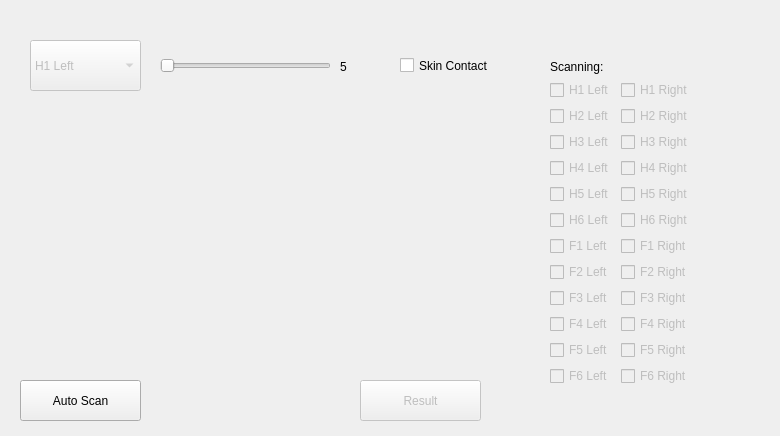
    <widget class="QWidget" name="tab_2">
     <attribute name="title">
      <string>Data Collection</string>
     </attribute>
     <widget class="QCheckBox" name="skinContactChecked">
      <property name="geometry">
       <rect>
        <x>400</x>
        <y>50</y>
        <width>111</width>
        <height>31</height>
       </rect>
      </property>
      <property name="text">
       <string>Skin Contact</string>
      </property>
     </widget>
     <widget class="QSlider" name="horizontalSlider">
      <property name="enabled">
       <bool>false</bool>
      </property>
      <property name="geometry">
       <rect>
        <x>160</x>
        <y>40</y>
        <width>171</width>
        <height>51</height>
       </rect>
      </property>
      <property name="orientation">
       <enum>Qt::Horizontal</enum>
      </property>
     </widget>
     <widget class="QLabel" name="sliderValue">
      <property name="geometry">
       <rect>
        <x>340</x>
        <y>56</y>
        <width>61</width>
        <height>21</height>
       </rect>
      </property>
      <property name="text">
       <string>5</string>
      </property>
     </widget>
     <widget class="QComboBox" name="dropdown">
      <property name="enabled">
       <bool>false</bool>
      </property>
      <property name="geometry">
       <rect>
        <x>30</x>
        <y>40</y>
        <width>111</width>
        <height>51</height>
       </rect>
      </property>
      <property name="currentIndex">
       <number>0</number>
      </property>
      <item>
       <property name="text">
        <string>H1 Left</string>
       </property>
      </item>
      <item>
       <property name="text">
        <string>H1 Right</string>
       </property>
      </item>
      <item>
       <property name="text">
        <string>H2 Left</string>
       </property>
      </item>
      <item>
       <property name="text">
        <string>H2 Right</string>
       </property>
      </item>
      <item>
       <property name="text">
        <string>H3 Left</string>
       </property>
      </item>
      <item>
       <property name="text">
        <string>H3 Right</string>
       </property>
      </item>
      <item>
       <property name="text">
        <string>H4 Left</string>
       </property>
      </item>
      <item>
       <property name="text">
        <string>H4 Right</string>
       </property>
      </item>
      <item>
       <property name="text">
        <string>H5 Left</string>
       </property>
      </item>
      <item>
       <property name="text">
        <string>H5 Right</string>
       </property>
      </item>
      <item>
       <property name="text">
        <string>H6 Left</string>
       </property>
      </item>
      <item>
       <property name="text">
        <string>H6 Right</string>
       </property>
      </item>
      <item>
       <property name="text">
        <string>F1 Left</string>
       </property>
      </item>
      <item>
       <property name="text">
        <string>F1 Right</string>
       </property>
      </item>
      <item>
       <property name="text">
        <string>F2 Left</string>
       </property>
      </item>
      <item>
       <property name="text">
        <string>F2 Right</string>
       </property>
      </item>
      <item>
       <property name="text">
        <string>F3 Left</string>
       </property>
      </item>
      <item>
       <property name="text">
        <string>F3 Right</string>
       </property>
      </item>
      <item>
       <property name="text">
        <string>F4 Left</string>
       </property>
      </item>
      <item>
       <property name="text">
        <string>F4 Right</string>
       </property>
      </item>
      <item>
       <property name="text">
        <string>F5 Left</string>
       </property>
      </item>
      <item>
       <property name="text">
        <string>F5 Right</string>
       </property>
      </item>
      <item>
       <property name="text">
        <string>F6 Left</string>
       </property>
      </item>
      <item>
       <property name="text">
        <string>F6 Right</string>
       </property>
      </item>
     </widget>
     <widget class="QPushButton" name="result">
      <property name="enabled">
       <bool>false</bool>
      </property>
      <property name="geometry">
       <rect>
        <x>360</x>
        <y>380</y>
        <width>121</width>
        <height>41</height>
       </rect>
      </property>
      <property name="text">
       <string>Result</string>
      </property>
      <property name="checkable">
       <bool>false</bool>
      </property>
     </widget>
     <widget class="QWidget" name="formLayoutWidget_2">
      <property name="geometry">
       <rect>
        <x>550</x>
        <y>60</y>
        <width>221</width>
        <height>367</height>
       </rect>
      </property>
      <layout class="QFormLayout" name="formLayout_2">
       <item row="5" column="1">
        <widget class="QCheckBox" name="checkboxH5Right">
         <property name="enabled">
          <bool>false</bool>
         </property>
         <property name="text">
          <string>H5 Right</string>
         </property>
         <property name="checkable">
          <bool>true</bool>
         </property>
         <property name="checked">
          <bool>false</bool>
         </property>
        </widget>
       </item>
       <item row="4" column="1">
        <widget class="QCheckBox" name="checkboxH4Right">
         <property name="enabled">
          <bool>false</bool>
         </property>
         <property name="text">
          <string>H4 Right</string>
         </property>
         <property name="checkable">
          <bool>true</bool>
         </property>
        </widget>
       </item>
       <item row="4" column="0">
        <widget class="QCheckBox" name="checkboxH4Left">
         <property name="enabled">
          <bool>false</bool>
         </property>
         <property name="text">
          <string>H4 Left</string>
         </property>
         <property name="checkable">
          <bool>true</bool>
         </property>
        </widget>
       </item>
       <item row="1" column="0">
        <widget class="QCheckBox" name="checkboxH1Left">
         <property name="enabled">
          <bool>false</bool>
         </property>
         <property name="text">
          <string>H1 Left</string>
         </property>
         <property name="checkable">
          <bool>true</bool>
         </property>
        </widget>
       </item>
       <item row="3" column="0">
        <widget class="QCheckBox" name="checkboxH3Left">
         <property name="enabled">
          <bool>false</bool>
         </property>
         <property name="text">
          <string>H3 Left</string>
         </property>
         <property name="checkable">
          <bool>true</bool>
         </property>
        </widget>
       </item>
       <item row="1" column="1">
        <widget class="QCheckBox" name="checkboxH1Right">
         <property name="enabled">
          <bool>false</bool>
         </property>
         <property name="text">
          <string>H1 Right</string>
         </property>
         <property name="checkable">
          <bool>true</bool>
         </property>
         <property name="autoRepeatDelay">
          <number>295</number>
         </property>
        </widget>
       </item>
       <item row="3" column="1">
        <widget class="QCheckBox" name="checkboxH3Right">
         <property name="enabled">
          <bool>false</bool>
         </property>
         <property name="text">
          <string>H3 Right</string>
         </property>
         <property name="checkable">
          <bool>true</bool>
         </property>
        </widget>
       </item>
       <item row="2" column="0">
        <widget class="QCheckBox" name="checkboxH2Left">
         <property name="enabled">
          <bool>false</bool>
         </property>
         <property name="text">
          <string>H2 Left</string>
         </property>
         <property name="checkable">
          <bool>true</bool>
         </property>
        </widget>
       </item>
       <item row="2" column="1">
        <widget class="QCheckBox" name="checkboxH2Right">
         <property name="enabled">
          <bool>false</bool>
         </property>
         <property name="text">
          <string>H2 Right</string>
         </property>
         <property name="checkable">
          <bool>true</bool>
         </property>
        </widget>
       </item>
       <item row="5" column="0">
        <widget class="QCheckBox" name="checkboxH5Left">
         <property name="enabled">
          <bool>false</bool>
         </property>
         <property name="text">
          <string>H5 Left</string>
         </property>
         <property name="checkable">
          <bool>true</bool>
         </property>
        </widget>
       </item>
       <item row="6" column="0">
        <widget class="QCheckBox" name="checkboxH6Left">
         <property name="enabled">
          <bool>false</bool>
         </property>
         <property name="text">
          <string>H6 Left</string>
         </property>
         <property name="checkable">
          <bool>true</bool>
         </property>
        </widget>
       </item>
       <item row="6" column="1">
        <widget class="QCheckBox" name="checkboxH6Right">
         <property name="enabled">
          <bool>false</bool>
         </property>
         <property name="text">
          <string>H6 Right</string>
         </property>
         <property name="checkable">
          <bool>true</bool>
         </property>
        </widget>
       </item>
       <item row="7" column="0">
        <widget class="QCheckBox" name="checkboxF1Left">
         <property name="enabled">
          <bool>false</bool>
         </property>
         <property name="text">
          <string>F1 Left</string>
         </property>
         <property name="checkable">
          <bool>true</bool>
         </property>
        </widget>
       </item>
       <item row="7" column="1">
        <widget class="QCheckBox" name="checkboxF1Right">
         <property name="enabled">
          <bool>false</bool>
         </property>
         <property name="text">
          <string>F1 Right</string>
         </property>
         <property name="checkable">
          <bool>true</bool>
         </property>
        </widget>
       </item>
       <item row="8" column="0">
        <widget class="QCheckBox" name="checkboxF2Left">
         <property name="enabled">
          <bool>false</bool>
         </property>
         <property name="text">
          <string>F2 Left</string>
         </property>
         <property name="checkable">
          <bool>true</bool>
         </property>
        </widget>
       </item>
       <item row="8" column="1">
        <widget class="QCheckBox" name="checkboxF2Right">
         <property name="enabled">
          <bool>false</bool>
         </property>
         <property name="text">
          <string>F2 Right</string>
         </property>
         <property name="checkable">
          <bool>true</bool>
         </property>
        </widget>
       </item>
       <item row="12" column="0">
        <widget class="QCheckBox" name="checkboxF6Left">
         <property name="enabled">
          <bool>false</bool>
         </property>
         <property name="text">
          <string>F6 Left</string>
         </property>
         <property name="checkable">
          <bool>true</bool>
         </property>
        </widget>
       </item>
       <item row="11" column="0">
        <widget class="QCheckBox" name="checkboxF5Left">
         <property name="enabled">
          <bool>false</bool>
         </property>
         <property name="text">
          <string>F5 Left</string>
         </property>
         <property name="checkable">
          <bool>true</bool>
         </property>
        </widget>
       </item>
       <item row="10" column="0">
        <widget class="QCheckBox" name="checkboxF4Left">
         <property name="enabled">
          <bool>false</bool>
         </property>
         <property name="text">
          <string>F4 Left</string>
         </property>
         <property name="checkable">
          <bool>true</bool>
         </property>
        </widget>
       </item>
       <item row="9" column="0">
        <widget class="QCheckBox" name="checkboxF3Left">
         <property name="enabled">
          <bool>false</bool>
         </property>
         <property name="text">
          <string>F3 Left</string>
         </property>
         <property name="checkable">
          <bool>true</bool>
         </property>
        </widget>
       </item>
       <item row="9" column="1">
        <widget class="QCheckBox" name="checkboxF3Right">
         <property name="enabled">
          <bool>false</bool>
         </property>
         <property name="text">
          <string>F3 Right</string>
         </property>
         <property name="checkable">
          <bool>true</bool>
         </property>
        </widget>
       </item>
       <item row="10" column="1">
        <widget class="QCheckBox" name="checkboxF4Right">
         <property name="enabled">
          <bool>false</bool>
         </property>
         <property name="text">
          <string>F4 Right</string>
         </property>
         <property name="checkable">
          <bool>true</bool>
         </property>
        </widget>
       </item>
       <item row="11" column="1">
        <widget class="QCheckBox" name="checkboxF5Right">
         <property name="enabled">
          <bool>false</bool>
         </property>
         <property name="text">
          <string>F5 Right</string>
         </property>
         <property name="checkable">
          <bool>true</bool>
         </property>
        </widget>
       </item>
       <item row="12" column="1">
        <widget class="QCheckBox" name="checkboxF6Right">
         <property name="enabled">
          <bool>false</bool>
         </property>
         <property name="text">
          <string>F6 Right</string>
         </property>
         <property name="checkable">
          <bool>true</bool>
         </property>
        </widget>
       </item>
       <item row="0" column="0">
        <widget class="QLabel" name="label_25">
         <property name="text">
          <string>Scanning:</string>
         </property>
        </widget>
       </item>
      </layout>
     </widget>
     <widget class="QPushButton" name="btnScan">
      <property name="geometry">
       <rect>
        <x>20</x>
        <y>380</y>
        <width>121</width>
        <height>41</height>
       </rect>
      </property>
      <property name="text">
       <string>Auto Scan</string>
      </property>
     </widget>
    </widget>
